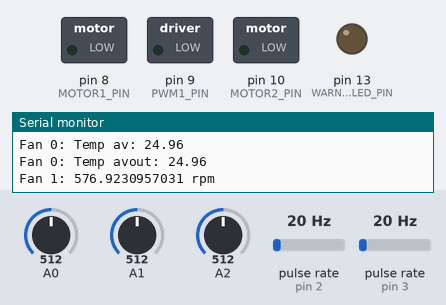
A sketch run on a simulated Arduino Uno, built with avr-gcc and run on an emulated ATmega328P. Parts: switched loads named in the sketch (green lamp = pin HIGH), output pins drawn as LEDs (lit = HIGH), the last lines printed to the serial monitor. Wiring (inferred from the names in the program): 2 × pulse sensor: data pin 2 / data pin 3. The test bench sets the inputs (shaded band); at power-on: A0 = 512, pulse rate (sensors on pin 2, pin 3) 20 Hz, A2 = 512, A1 = 512.

Above: at 1.2 s.
1.3 s: A0 set to 483
5.2 s: A0 set to 471
At 8.9 s:
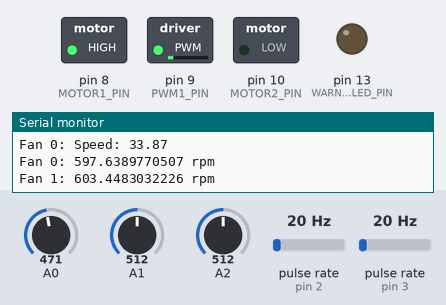
9.2 s: pulse rate (sensor on pin 2) set to 5 Hz
11.5 s: pulse rate (sensor on pin 2) set to 2 Hz
At 12.8 s:
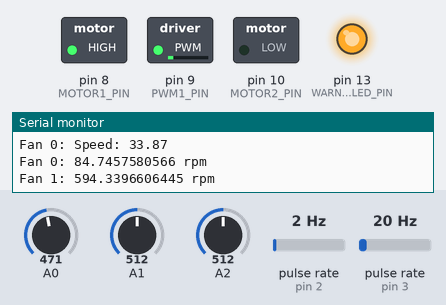
13.9 s: A2 set to 716
At 16.0 s:
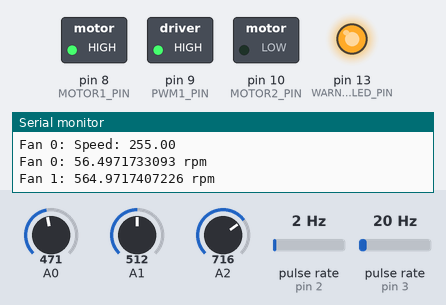
17.0 s: A2 set to 245
At 18.5 s:
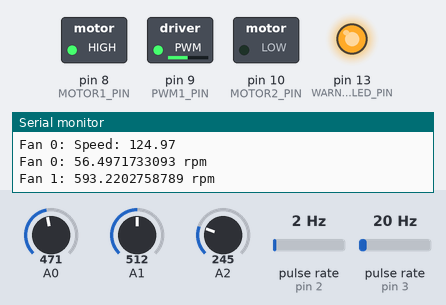
Timing chart, 0 to 20.3 s (numbered marks = the images above; inputs shaded):
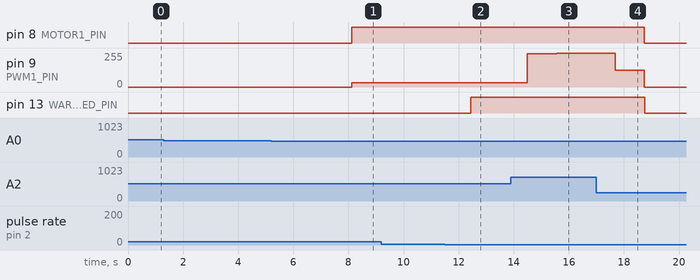

Measured:
- the behaviour switches between 472 and 471 on A0 (found by bisection; images 0 and 1)
- the behaviour switches between 4 and 3 Hz on pulse rate (sensor on pin 2) (found by bisection; images 1 and 2)
- after the input at 5.2 s, pin 8 (MOTOR1_PIN): LOW → HIGH after 2.9 s; pin 9 (PWM1_PIN): 0/255 → 33/255 after 2.9 s
- after the input at 11.5 s, pin 13 (WARNING_LED_PIN): LOW → HIGH after 0.93 s
- after the input at 13.9 s, pin 9 (PWM1_PIN): 33/255 → 249/255 after 0.60 s, → 255/255 1.1 s later
- after the input at 17.0 s, pin 8 (MOTOR1_PIN): HIGH → LOW after 1.7 s; pin 9 (PWM1_PIN): 255/255 → 124/255 after 0.68 s, → 0/255 1.1 s later; pin 13 (WARNING_LED_PIN): HIGH → LOW after 1.8 s

The sketch:

sketch_pwmfanscontroller.ino
```cpp
#include <PWM.h>
#include <math.h>

class TemperatureController
{
  public:

    static const float tempTresh = 0.3;

    static const float TERMIST_B = 4300;

  public:

    TemperatureController(int in_tempSensorPin, float in_vIn = 5) : m_sensorPin(in_tempSensorPin), m_vIn(in_vIn)
    {

    }

    void Init()
    {
      lastTemp[0] = GetTemperature();
      lastTemp[1] = lastTemp[0];
      lastTemp[2] = lastTemp[0];
    }

    void Step()
    {
      float temperature = GetTemperature();

      lastTemp[0] = lastTemp[1];
      lastTemp[1] = lastTemp[2];
      lastTemp[2] = temperature;
    }

    float GetTemperature()
    {
      float voltage = analogRead(m_sensorPin) * m_vIn / 1023.0;
      float r1 = voltage / (m_vIn - voltage);

      float temperature = 1. / ( 1. / (TERMIST_B) * log(r1) + 1. / (25. + 273.) ) - 273;

      return temperature;
    }

    float GetTemperatureAveraged()
    {
      float tempAverage = (lastTemp[0] + lastTemp[1] + lastTemp[2]) / 3;

      return tempAverage;
    }

  private:

    float lastTemp[3];
    float m_vIn;
    int m_sensorPin;
};

class IInterruptHandler
{
  public:

    virtual void OnInterrupt() = 0;
};


class CInterrupt
{

  public:

    CInterrupt()
      : m_handlers0Size(0)
      , m_handlers1Size(0)
    {
      ::memset(m_handlers0, sizeof(IInterruptHandler*) * BUFFER_SIZE, NULL);
      ::memset(m_handlers1, sizeof(IInterruptHandler*) * BUFFER_SIZE, NULL);
    }

    void Init()
    {
      attachInterrupt(0, &CInterrupt::OnInterrupt0, RISING);
      attachInterrupt(1, &CInterrupt::OnInterrupt1, RISING);
    }

    void Attach(int in_interruptNumber, IInterruptHandler* in_handler)
    {
      Serial.print("Interrupt: Set ");

      Serial.print (in_interruptNumber, DEC);
      Serial.print ("\r\n");

      if (in_interruptNumber == 0)
      {
        m_handlers0[m_handlers0Size++] = in_handler;
      }
      else if (in_interruptNumber == 1)
      {
        m_handlers1[m_handlers1Size++] = in_handler;
      }

    }

  private:

    static void OnInterrupt0();

    static void OnInterrupt1();

  private:


    static const int BUFFER_SIZE = 10;
    int m_handlers0Size;
    int m_handlers1Size;
    IInterruptHandler* m_handlers0[BUFFER_SIZE];
    IInterruptHandler* m_handlers1[BUFFER_SIZE];
};

CInterrupt Interrupt;

void CInterrupt::OnInterrupt0()
{
  for (int i = 0; i < Interrupt.m_handlers0Size; ++i)
  {
    if (Interrupt.m_handlers0[i] != NULL)
      Interrupt.m_handlers0[i]->OnInterrupt();
  }
}

void CInterrupt::OnInterrupt1()
{
  for (int i = 0; i < Interrupt.m_handlers1Size; ++i)
  {
    if (Interrupt.m_handlers1[i] != NULL)
      Interrupt.m_handlers1[i]->OnInterrupt();
  }
}


class PWMFan: public IInterruptHandler
{
  public:

    static const float MIN_TEMP_DELTA = 3; // degrees
    static const float MAX_TEMP_DELTA = 6; // degrees
    static const float MAX_TEMP_NO_FAN = 28; // degrees

  public:

    PWMFan(int in_number, int in_motorPin, int in_pwmPin, int in_hallSensorPin, TemperatureController& in_controller, TemperatureController& in_outsideController)
      : m_number(in_number)
      , m_motorPin(in_motorPin)
      , m_pwmPin(in_pwmPin)
      , m_hallSensorPin(in_hallSensorPin)
      , m_controllerTemperature(in_controller)
      , m_controllerTemperatureOutside(in_outsideController)
      , m_enabledDC(false)
      , m_speedWarning(false)
      , m_lastRPMUpdateTime(0)
      , m_lowRMPWarning(false)
    {

    }

    void Init()
    {

      // init motor control
      pinMode(m_motorPin, OUTPUT);
      digitalWrite(m_motorPin, LOW);

      if (m_pwmPin >= 0)
      {
        // init motor speed control
        pinMode(m_pwmPin, OUTPUT);

        //sets the frequency for the specified pin
        bool success = SetPinFrequencySafe(m_pwmPin,  25 * 1000 /* hz */);

        Serial.print("Fan ");
        Serial.print(m_number, DEC);
        Serial.print(": ");

        Serial.print(String("Freq: ") + (success ? "true" : "false"));
      }

      // init hallsensor pin
      pinMode(m_hallSensorPin, INPUT_PULLUP);

      Interrupt.Attach(digitalPinToInterrupt(m_hallSensorPin), this);
    }

    void Step()
    {
      if (m_pwmPin >=  0)
      {
        float tempAverageOutside = m_controllerTemperatureOutside.GetTemperatureAveraged();
        float tempAverage = m_controllerTemperature.GetTemperatureAveraged();
        float tempDelta = tempAverage - tempAverageOutside - MIN_TEMP_DELTA;

        Serial.print("Fan ");
        Serial.print(m_number, DEC);
        Serial.print(": ");

        Serial.print("Temp av: " + String(tempAverage) + "\r\n");

        Serial.print("Fan ");
        Serial.print(m_number, DEC);
        Serial.print(": ");

        Serial.print("Temp avout: " + String(tempAverageOutside) + "\r\n");

        // enable engine at all?
        bool enableDC = ((tempDelta > TemperatureController::tempTresh) && tempAverage > MAX_TEMP_NO_FAN);
        if (enableDC)
        {
          digitalWrite(m_motorPin, HIGH);
          m_enabledDC = true;
        } else if (tempDelta < - TemperatureController::tempTresh)
        {
          digitalWrite(m_motorPin, LOW);
          m_enabledDC = false;
        }

        if (!m_enabledDC)
        {
          pwmWrite(m_pwmPin, 0);
          m_lowRMPWarning = false;
          return;
        }

        float speedCoeff = tempDelta / MAX_TEMP_DELTA;
        if (speedCoeff > 1)
          speedCoeff = 1;
        else if (speedCoeff < 0)
          speedCoeff = 0;

        float speed = pwmMin + speedCoeff * (pwmMax  - pwmMin);


        pwmWrite(m_pwmPin, speed);

        Serial.print("Fan ");
        Serial.print(m_number, DEC);
        Serial.print(": ");

        Serial.print(String("Speed: ") + String(speed) + "\n");
      }

      // update rotations info
      unsigned long currentTime = millis();
      if (currentTime > m_lastRPMUpdateTime)
      {
        unsigned long delta = currentTime - m_lastRPMUpdateTime;
        const int millisUpdatePeriod = 1000; // 1sec
        if (delta > millisUpdatePeriod)
        {
          float rpm = (float)m_rotations / delta * 1000 * 60 / 2;

          Serial.print("Fan ");
          Serial.print(m_number, DEC);
          Serial.print(": ");

          Serial.print (rpm, DEC);
          Serial.print (" rpm\r\n");

          m_rotations = 0;
          m_lastRPMUpdateTime = currentTime;

          m_lowRMPWarning = (rpm < 100);
        }
      }
      else // overflow, wait for next measurement
      {
        m_lastRPMUpdateTime = currentTime;
        m_rotations = 0;
      }

    }

    bool LowRPMWarning()
    {
      return m_lowRMPWarning;
    }

    virtual void OnInterrupt()
    {
      m_rotations++;
    }

  private:

    static const float pwmMin = 20;
    static const float pwmMax = 255;

    int m_number;
    int m_motorPin;
    int m_pwmPin;
    int m_hallSensorPin;
    TemperatureController& m_controllerTemperature;
    TemperatureController& m_controllerTemperatureOutside;
    bool m_enabledDC;
    bool m_speedWarning;
    volatile int m_rotations;
    unsigned long m_lastRPMUpdateTime;
    bool m_lowRMPWarning;
};


class WarningLed
{
  public:

    WarningLed(int in_led)
      : m_led(in_led)
    {

    }

    void Init()
    {
      pinMode(m_led, OUTPUT);

    }

    void Signal(bool in_signal)
    {
      digitalWrite(m_led, in_signal ? HIGH : LOW);
    }

  private:

    int m_led;
};

const int TEMP_SENSOR_PIN1 = 0;
const int TEMP_SENSOR_PIN2 = 1;
const int TEMP_SENSOR_PIN3 = 2;

const float TEMP_SENSOR_VOLTAGE  = 5.0;

TemperatureController controllerTemperature1(TEMP_SENSOR_PIN1, TEMP_SENSOR_VOLTAGE);
TemperatureController controllerTemperature2(TEMP_SENSOR_PIN2, TEMP_SENSOR_VOLTAGE);
TemperatureController controllerTemperatureOutSide(TEMP_SENSOR_PIN3, TEMP_SENSOR_VOLTAGE);


const int MOTOR1_PIN = 8;
const int PWM1_PIN = 9;
const int HALLSENSOR1_PIN = 2;

PWMFan fan1(0, MOTOR1_PIN, PWM1_PIN, HALLSENSOR1_PIN, controllerTemperature1, controllerTemperatureOutSide);


const int MOTOR2_PIN = 10;
const int PWM2_PIN = 11;
const int HALLSENSOR2_PIN = 3;

// second fan will use the same PWM, that's why -1 there
PWMFan fan2(1, MOTOR2_PIN, -1, HALLSENSOR2_PIN, controllerTemperature1, controllerTemperatureOutSide);


const int WARNING_LED_PIN = 13;

WarningLed warningLed(WARNING_LED_PIN);

void setup()
{
  Serial.begin(9600);

  //initialize all timers except for 0, to save time keeping functions
  InitTimersSafe();

  Interrupt.Init();

  fan1.Init();
  fan2.Init();

  warningLed.Init();
  controllerTemperature1.Init();
  controllerTemperature2.Init();
  controllerTemperatureOutSide.Init();
}


void loop()
{

  controllerTemperature1.Step();
  controllerTemperature2.Step();
  controllerTemperatureOutSide.Step();
  fan1.Step();
  fan2.Step();

  bool warning = (fan1.LowRPMWarning() || fan2.LowRPMWarning());
  warningLed.Signal(warning);

  delay(1000);
}
```
